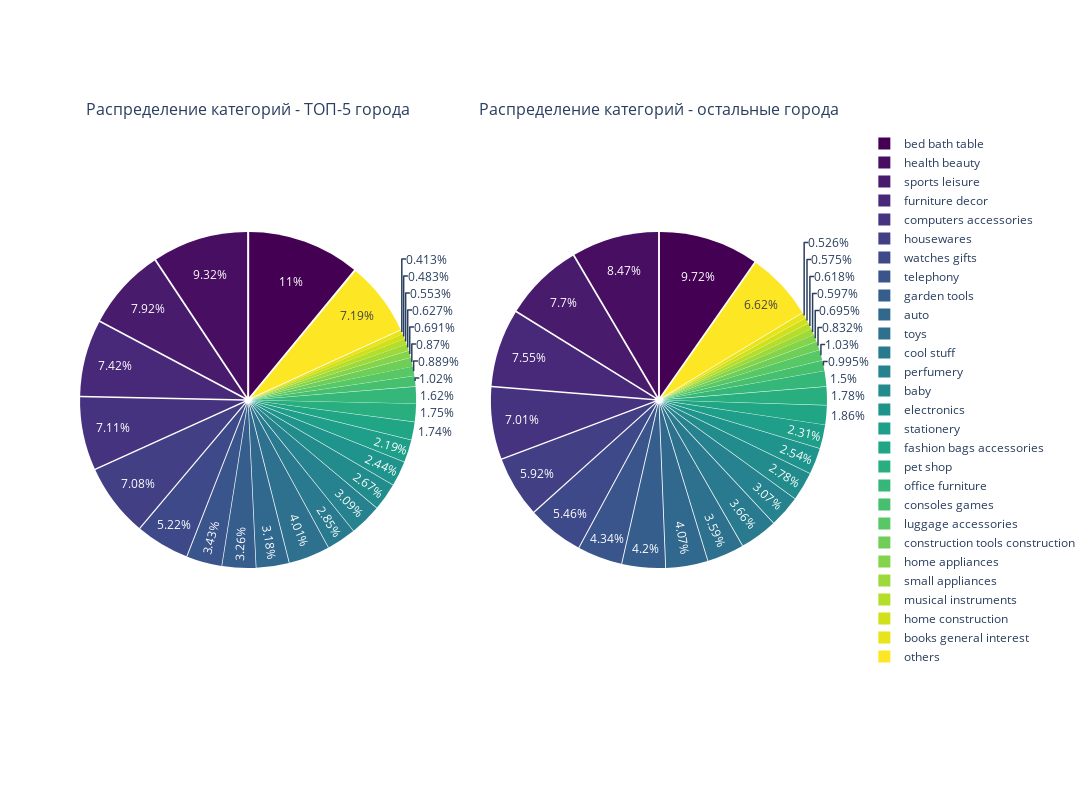

This figure's notebook cell:
### Code cell
viridis = mpl.pyplot.get_cmap('viridis', len(df_task1))
colors_hex = [mpl.colors.to_hex(viridis(i)) for i in range(len(df_task1))]

pull_values = [0.02] * len(df_task1)

fig = make_subplots(rows=1, cols=2, specs=[[{'type':'domain'},{'type':'domain'}]],
                    subplot_titles=('Распределение категорий - ТОП-5 города',
                                    'Распределение категорий - остальные города'))

fig.add_trace(go.Pie(labels=df_task1['category'], values=df_task1['pct_top5'],
                     marker_colors=colors_hex,
                     pull=pull_values,
                     hovertemplate='%{label}: %{value:.2f}%<extra></extra>', sort=False),
              row=1, col=1)

fig.add_trace(go.Pie(labels=df_task1['category'], values=df_task1['pct_other'],
                     marker_colors=colors_hex,
                     pull=pull_values,
                     hovertemplate='%{label}: %{value:.2f}%<extra></extra>', sort=False),
              row=1, col=2)

fig.update_layout(width=1500, height=800,
                  legend=dict(traceorder='normal', x=1.05, y=0.5,
                              font_size=12, bgcolor='rgba(0,0,0,0)'))

fig.show()

### Figure 1 — Plotly figure (JSON) as saved in the notebook; plotly's stock layout.template omitted (floating-point values rounded to 4 significant figures)
{"data": [{"domain": {"x": [0, 0.45], "y": [0, 1]}, "hovertemplate": "%{label}: %{value:.2f}%<extra></extra>", "labels": ["bed bath table", "health beauty", "sports leisure", "furniture decor", "computers accessories", "housewares", "watches gifts", "telephony", "garden tools", "auto", "toys", "cool stuff", "perfumery", "baby", "electronics", "stationery", "fashion bags accessories", "pet shop", "office furniture", "consoles games", "luggage accessories", "construction tools construction", "home appliances", "small appliances", "musical instruments", "home construction", "books general interest", "others"], "marker": {"colors": ["#440154", "#470e61", "#481b6d", "#482878", "#46337f", "#423f85", "#3e4989", "#3a548c", "#355e8d", "#31688e", "#2d718e", "#297a8e", "#26828e", "#228c8d", "#1f948c", "#1f9e89", "#21a685", "#29af7f", "#35b779", "#46c06f", "#58c765", "#6ece58", "#84d44b", "#9dd93b", "#b5de2b", "#d0e11c", "#e7e419", "#fde725"]}, "pull": [0.02, 0.02, 0.02, 0.02, 0.02, 0.02, 0.02, 0.02, 0.02, 0.02, 0.02, 0.02, 0.02, 0.02, 0.02, 0.02, 0.02, 0.02, 0.02, 0.02, 0.02, 0.02, 0.02, 0.02, 0.02, 0.02, 0.02, 0.02], "sort": false, "type": "pie", "values": [10.98, 9.315, 7.92, 7.424, 7.111, 7.082, 5.217, 3.432, 3.26, 3.176, 4.008, 2.847, 3.09, 2.671, 2.437, 2.185, 1.737, 1.747, 1.622, 1.02, 0.889, 0.87, 0.691, 0.627, 0.553, 0.483, 0.413, 7.191]}, {"domain": {"x": [0.55, 1], "y": [0, 1]}, "hovertemplate": "%{label}: %{value:.2f}%<extra></extra>", "labels": ["bed bath table", "health beauty", "sports leisure", "furniture decor", "computers accessories", "housewares", "watches gifts", "telephony", "garden tools", "auto", "toys", "cool stuff", "perfumery", "baby", "electronics", "stationery", "fashion bags accessories", "pet shop", "office furniture", "consoles games", "luggage accessories", "construction tools construction", "home appliances", "small appliances", "musical instruments", "home construction", "books general interest", "others"], "marker": {"colors": ["#440154", "#470e61", "#481b6d", "#482878", "#46337f", "#423f85", "#3e4989", "#3a548c", "#355e8d", "#31688e", "#2d718e", "#297a8e", "#26828e", "#228c8d", "#1f948c", "#1f9e89", "#21a685", "#29af7f", "#35b779", "#46c06f", "#58c765", "#6ece58", "#84d44b", "#9dd93b", "#b5de2b", "#d0e11c", "#e7e419", "#fde725"]}, "pull": [0.02, 0.02, 0.02, 0.02, 0.02, 0.02, 0.02, 0.02, 0.02, 0.02, 0.02, 0.02, 0.02, 0.02, 0.02, 0.02, 0.02, 0.02, 0.02, 0.02, 0.02, 0.02, 0.02, 0.02, 0.02, 0.02, 0.02, 0.02], "sort": false, "type": "pie", "values": [9.72, 8.47, 7.696, 7.547, 7.005, 5.921, 5.462, 4.339, 4.199, 4.066, 3.588, 3.655, 3.068, 2.775, 2.542, 2.305, 1.864, 1.781, 1.501, 0.995, 1.033, 0.832, 0.695, 0.597, 0.618, 0.575, 0.526, 6.623]}], "layout": {"annotations": [{"font": {"size": 16}, "showarrow": false, "text": "Распределение категорий - ТОП-5 города", "x": 0.225, "xanchor": "center", "xref": "paper", "y": 1, "yanchor": "bottom", "yref": "paper"}, {"font": {"size": 16}, "showarrow": false, "text": "Распределение категорий - остальные города", "x": 0.775, "xanchor": "center", "xref": "paper", "y": 1, "yanchor": "bottom", "yref": "paper"}], "height": 800, "legend": {"bgcolor": "rgba(0,0,0,0)", "font": {"size": 12}, "traceorder": "normal", "x": 1.05, "y": 0.5}, "width": 1500}}
